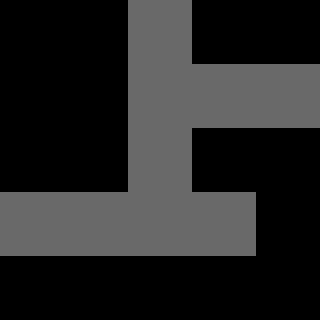

A level layout from a 2D game, rendered from its tile map. Below: a short description, then the map file with its tile-grid data intact:
An orthogonal 5x5 tile map with 64x64 px tiles, 1 tile layer (Tile Layer 1).

<map version="1.0" orientation="orthogonal" width="5" height="5" tilewidth="64" tileheight="64">
 <tileset firstgid="1" name="blocks" tilewidth="64" tileheight="64">
  <image source="grayblock.jpg" trans="ff00ff" width="64" height="64" />
 </tileset>
 <layer name="Tile Layer 1" width="5" height="5">
  <data encoding="csv">
0,0,1,0,0,
0,0,1,1,1,
0,0,1,0,0,
1,1,1,1,0,
0,0,0,0,0
</data>
 </layer>
</map>
